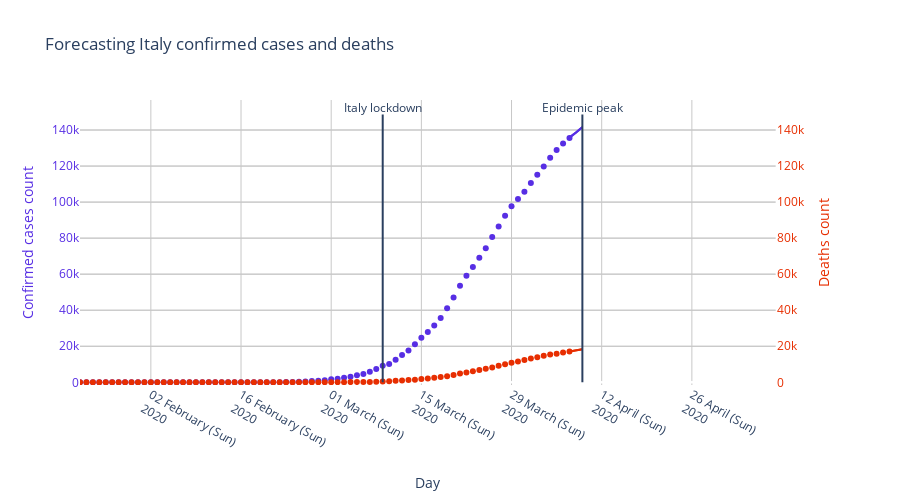

Notebook source saved alongside this figure:
### Code cell
### Italy
italy_lockdown_date = datetime.datetime.strptime("2020-03-09 00:00:00", "%Y-%m-%d %H:%M:%S")
italy_epidemic_putative_peak = italy_lockdown_date + timedelta(days=days_between_lockdown_and_epidemic_peak)
forecast_period = (italy_epidemic_putative_peak - italy_confirmed_cases.columns[-2]).days

## Confirmed cases forecasting
fig = make_subplots(specs=[[{"secondary_y": True}]])
fig.add_trace(
    go.Scatter(
        x=italy_confirmed_cases.columns[:-1],
        y=italy_confirmed_cases.values[0][:-1],
        name="Data",
        mode="markers",
        marker={"color": "rgb(87, 46, 228)"}
    ),
    secondary_y=False
)

# Autoregressive Integrated Moving Average (ARIMA)
x = italy_confirmed_cases.columns[:-1]
y = italy_confirmed_cases[x].astype("float32")
x_new = [italy_confirmed_cases.columns[-2] + timedelta(days=i) for i in range(0, forecast_period + 1)]

model = ARIMA(y.T.asfreq("D"), order=(1, 2, 0))
model_fit = model.fit(disp=False)
arima_model = model_fit.predict(x[-1], x_new[-1], typ='levels')

fig.add_trace(
    go.Scatter(
        x=x_new,
        y=arima_model,
        name="ARIMA",
        mode="lines",
        marker={"color": "rgb(87, 46, 228)"}
    ),
    secondary_y=False
)

# Linear
y = italy_confirmed_cases.values[0][:-1]
a = y[-1] - y[-2]
b = y[-1]
y_new = [a*x + b for x in np.arange(len(x_new))]

fig.add_trace(
    go.Scatter(
        x=x_new,
        y=y_new,
        name="Linear",
        mode="lines",
        marker={"color": "rgb(87, 46, 228)"}
    ),
    secondary_y=False
)

max_cases = max([max(arima_model), max(y_new)])

## Deceased
fig.add_trace(
    go.Scatter(
        x=italy_deceased.columns[:-1],
        y=italy_deceased.values[0][:-1],
        name="Data",
        mode="markers",
        marker={"color": "rgb(231, 46, 1)"}
    ),
    secondary_y=True
)

# Autoregressive Integrated Moving Average (ARIMA)
x = italy_deceased.columns[:-1]
y = italy_deceased[x].astype("float32")

model = ARIMA(y.T.asfreq("D"), order=(1, 2, 0))
model_fit = model.fit(disp=False)
arima_model = model_fit.predict(x[-1], x_new[-1], typ='levels')

fig.add_trace(
    go.Scatter(
        x=x_new,
        y=arima_model,
        name="ARIMA",
        mode="lines",
        marker={"color": "rgb(231, 46, 1)"}
    ),
    secondary_y=True
)

# Linear
y = italy_deceased.values[0][:-1]
a = y[-1] - y[-2]
b = y[-1]
y_new = [a*x + b for x in np.arange(len(x_new))]

fig.add_trace(
    go.Scatter(
        x=x_new,
        y=y_new,
        name="Linear",
        mode="lines",
        marker={"color": "rgb(231, 46, 1)"}
    ),
    secondary_y=True
)

fig.add_shape(
    {
        "x0": italy_lockdown_date,
        "x1": italy_lockdown_date,
        "y0": 0,
        "y1": max_cases + 7000
    }
)
fig.add_shape(
    {
        "x0": italy_epidemic_putative_peak,
        "x1": italy_epidemic_putative_peak,
        "y0": 0,
        "y1": max_cases + 7000
    }
)
fig.add_trace(
    go.Scatter(
        x=[italy_lockdown_date, 
           italy_epidemic_putative_peak],
        y=[max_cases + 10000,
           max_cases + 10000,
           max_cases + 10000],
        text=["Italy lockdown", 
            "Epidemic peak"],
        mode="text",    
        showlegend=False
    )
)

fig.update_layout(
    title="Forecasting Italy confirmed cases and deaths",
    xaxis={"range":(italy_confirmed_cases.columns[0], italy_confirmed_cases.columns[-1] + timedelta(days=days_between_lockdown_and_epidemic_peak))},
    yaxis={"range":(-1500, max_cases + 15000)},
    yaxis2={"range":(-1500, max_cases + 15000)},
    showlegend=False,
    height=500, 
    plot_bgcolor="rgb(255, 255, 255)",    
    xaxis_tickformat="%d %B (%a)<br>%Y",
)
fig.update_xaxes(title_text="Day",
                 gridcolor="rgb(200, 200, 200)", 
                 gridwidth=1)
fig.update_yaxes(title_text="Confirmed cases count", 
                 secondary_y=False,
                 color="rgb(87, 46, 228)",
                 gridcolor="rgb(200, 200, 200)", 
                 gridwidth=1)
fig.update_yaxes(title_text="Deaths count", 
                 secondary_y=True,
                 color="rgb(231, 46, 1)",
                 gridcolor="rgb(200, 200, 200)", 
                 gridwidth=1)
fig.show()

### Figure 1 — Plotly figure (JSON) as saved in the notebook; plotly's stock layout.template omitted (floating-point values rounded to 4 significant figures)
{"data": [{"marker": {"color": "rgb(87, 46, 228)"}, "mode": "markers", "name": "Data", "type": "scatter", "x": ["2020-01-22T00:00:00", "2020-01-23T00:00:00", "2020-01-24T00:00:00", "2020-01-25T00:00:00", "2020-01-26T00:00:00", "2020-01-27T00:00:00", "2020-01-28T00:00:00", "2020-01-29T00:00:00", "2020-01-30T00:00:00", "2020-01-31T00:00:00", "2020-02-01T00:00:00", "2020-02-02T00:00:00", "2020-02-03T00:00:00", "2020-02-04T00:00:00", "2020-02-05T00:00:00", "2020-02-06T00:00:00", "2020-02-07T00:00:00", "2020-02-08T00:00:00", "2020-02-09T00:00:00", "2020-02-10T00:00:00", "2020-02-11T00:00:00", "2020-02-12T00:00:00", "2020-02-13T00:00:00", "2020-02-14T00:00:00", "2020-02-15T00:00:00", "2020-02-16T00:00:00", "2020-02-17T00:00:00", "2020-02-18T00:00:00", "2020-02-19T00:00:00", "2020-02-20T00:00:00", "2020-02-21T00:00:00", "2020-02-22T00:00:00", "2020-02-23T00:00:00", "2020-02-24T00:00:00", "2020-02-25T00:00:00", "2020-02-26T00:00:00", "2020-02-27T00:00:00", "2020-02-28T00:00:00", "2020-02-29T00:00:00", "2020-03-01T00:00:00", "2020-03-02T00:00:00", "2020-03-03T00:00:00", "2020-03-04T00:00:00", "2020-03-05T00:00:00", "2020-03-06T00:00:00", "2020-03-07T00:00:00", "2020-03-08T00:00:00", "2020-03-09T00:00:00", "2020-03-10T00:00:00", "2020-03-11T00:00:00", "2020-03-12T00:00:00", "2020-03-13T00:00:00", "2020-03-14T00:00:00", "2020-03-15T00:00:00", "2020-03-16T00:00:00", "2020-03-17T00:00:00", "2020-03-18T00:00:00", "2020-03-19T00:00:00", "2020-03-20T00:00:00", "2020-03-21T00:00:00", "2020-03-22T00:00:00", "2020-03-23T00:00:00", "2020-03-24T00:00:00", "2020-03-25T00:00:00", "2020-03-26T00:00:00", "2020-03-27T00:00:00", "2020-03-28T00:00:00", "2020-03-29T00:00:00", "2020-03-30T00:00:00", "2020-03-31T00:00:00", "2020-04-01T00:00:00", "2020-04-02T00:00:00", "2020-04-03T00:00:00", "2020-04-04T00:00:00", "2020-04-05T00:00:00", "2020-04-06T00:00:00", "2020-04-07T00:00:00"], "xaxis": "x", "y": [0, 0, 0, 0, 0, 0, 0, 0, 0, 2, 2, 2, 2, 2, 2, 2, 3, 3, 3, 3, 3, 3, 3, 3, 3, 3, 3, 3, 3, 3, 20, 62, 155, 229, 322, 453, 655, 888, 1128, 1694, 2036, 2502, 3089, 3858, 4636, 5883, 7375, 9172, 10149, 12462, 15113, 17660, 21157, 24747, 27980, 31506, 35713, 41035, 47021, 53578, 59138, 63927, 69176, 74386, 80589, 86498, 92472, 97689, 101739, 105792, 110574, 115242, 119827, 124632, 128948, 132547, 135586], "yaxis": "y"}, {"marker": {"color": "rgb(87, 46, 228)"}, "mode": "lines", "name": "ARIMA", "type": "scatter", "x": ["2020-04-07T00:00:00", "2020-04-08T00:00:00", "2020-04-09T00:00:00"], "xaxis": "x", "y": [136100.0, 138600.0, 141600.0], "yaxis": "y"}, {"marker": {"color": "rgb(87, 46, 228)"}, "mode": "lines", "name": "Linear", "type": "scatter", "x": ["2020-04-07T00:00:00", "2020-04-08T00:00:00", "2020-04-09T00:00:00"], "xaxis": "x", "y": [135586, 138625, 141664], "yaxis": "y"}, {"marker": {"color": "rgb(231, 46, 1)"}, "mode": "markers", "name": "Data", "type": "scatter", "x": ["2020-01-22T00:00:00", "2020-01-23T00:00:00", "2020-01-24T00:00:00", "2020-01-25T00:00:00", "2020-01-26T00:00:00", "2020-01-27T00:00:00", "2020-01-28T00:00:00", "2020-01-29T00:00:00", "2020-01-30T00:00:00", "2020-01-31T00:00:00", "2020-02-01T00:00:00", "2020-02-02T00:00:00", "2020-02-03T00:00:00", "2020-02-04T00:00:00", "2020-02-05T00:00:00", "2020-02-06T00:00:00", "2020-02-07T00:00:00", "2020-02-08T00:00:00", "2020-02-09T00:00:00", "2020-02-10T00:00:00", "2020-02-11T00:00:00", "2020-02-12T00:00:00", "2020-02-13T00:00:00", "2020-02-14T00:00:00", "2020-02-15T00:00:00", "2020-02-16T00:00:00", "2020-02-17T00:00:00", "2020-02-18T00:00:00", "2020-02-19T00:00:00", "2020-02-20T00:00:00", "2020-02-21T00:00:00", "2020-02-22T00:00:00", "2020-02-23T00:00:00", "2020-02-24T00:00:00", "2020-02-25T00:00:00", "2020-02-26T00:00:00", "2020-02-27T00:00:00", "2020-02-28T00:00:00", "2020-02-29T00:00:00", "2020-03-01T00:00:00", "2020-03-02T00:00:00", "2020-03-03T00:00:00", "2020-03-04T00:00:00", "2020-03-05T00:00:00", "2020-03-06T00:00:00", "2020-03-07T00:00:00", "2020-03-08T00:00:00", "2020-03-09T00:00:00", "2020-03-10T00:00:00", "2020-03-11T00:00:00", "2020-03-12T00:00:00", "2020-03-13T00:00:00", "2020-03-14T00:00:00", "2020-03-15T00:00:00", "2020-03-16T00:00:00", "2020-03-17T00:00:00", "2020-03-18T00:00:00", "2020-03-19T00:00:00", "2020-03-20T00:00:00", "2020-03-21T00:00:00", "2020-03-22T00:00:00", "2020-03-23T00:00:00", "2020-03-24T00:00:00", "2020-03-25T00:00:00", "2020-03-26T00:00:00", "2020-03-27T00:00:00", "2020-03-28T00:00:00", "2020-03-29T00:00:00", "2020-03-30T00:00:00", "2020-03-31T00:00:00", "2020-04-01T00:00:00", "2020-04-02T00:00:00", "2020-04-03T00:00:00", "2020-04-04T00:00:00", "2020-04-05T00:00:00", "2020-04-06T00:00:00", "2020-04-07T00:00:00"], "xaxis": "x", "y": [0, 0, 0, 0, 0, 0, 0, 0, 0, 0, 0, 0, 0, 0, 0, 0, 0, 0, 0, 0, 0, 0, 0, 0, 0, 0, 0, 0, 0, 0, 1, 2, 3, 7, 10, 12, 17, 21, 29, 34, 52, 79, 107, 148, 197, 233, 366, 463, 631, 827, 1016, 1266, 1441, 1809, 2158, 2503, 2978, 3405, 4032, 4825, 5476, 6077, 6820, 7503, 8215, 9134, 10023, 10779, 11591, 12428, 13155, 13915, 14681, 15362, 15887, 16523, 17127], "yaxis": "y2"}, {"marker": {"color": "rgb(231, 46, 1)"}, "mode": "lines", "name": "ARIMA", "type": "scatter", "x": ["2020-04-07T00:00:00", "2020-04-08T00:00:00", "2020-04-09T00:00:00"], "xaxis": "x", "y": [17150.0, 17750.0, 18370.0], "yaxis": "y2"}, {"marker": {"color": "rgb(231, 46, 1)"}, "mode": "lines", "name": "Linear", "type": "scatter", "x": ["2020-04-07T00:00:00", "2020-04-08T00:00:00", "2020-04-09T00:00:00"], "xaxis": "x", "y": [17127, 17731, 18335], "yaxis": "y2"}, {"mode": "text", "showlegend": false, "text": ["Italy lockdown", "Epidemic peak"], "type": "scatter", "x": ["2020-03-09T00:00:00", "2020-04-09T00:00:00"], "y": [151664, 151664, 151664]}], "layout": {"height": 500, "plot_bgcolor": "rgb(255, 255, 255)", "shapes": [{"x0": "2020-03-09T00:00:00", "x1": "2020-03-09T00:00:00", "y0": 0, "y1": 148664}, {"x0": "2020-04-09T00:00:00", "x1": "2020-04-09T00:00:00", "y0": 0, "y1": 148664}], "showlegend": false, "title": {"text": "Forecasting Italy confirmed cases and deaths"}, "xaxis": {"anchor": "y", "domain": [0, 0.94], "gridcolor": "rgb(200, 200, 200)", "gridwidth": 1, "range": ["2020-01-22T00:00:00", "2020-05-09T00:00:00"], "tickformat": "%d %B (%a)<br>%Y", "title": {"text": "Day"}}, "yaxis": {"anchor": "x", "color": "rgb(87, 46, 228)", "domain": [0, 1], "gridcolor": "rgb(200, 200, 200)", "gridwidth": 1, "range": [-1500, 156664], "title": {"text": "Confirmed cases count"}}, "yaxis2": {"anchor": "x", "color": "rgb(231, 46, 1)", "gridcolor": "rgb(200, 200, 200)", "gridwidth": 1, "overlaying": "y", "range": [-1500, 156664], "side": "right", "title": {"text": "Deaths count"}}}}
